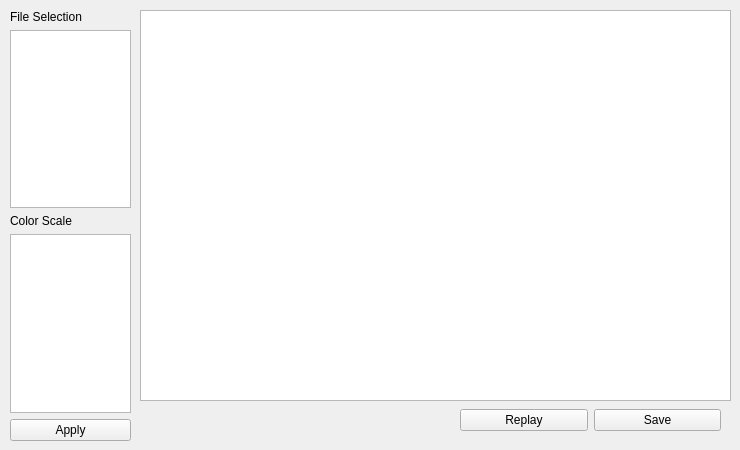
               <widget class="QWidget" name="page_35">
                <widget class="QGraphicsView" name="graphicsView_13">
                 <property name="geometry">
                  <rect>
                   <x>140</x>
                   <y>10</y>
                   <width>591</width>
                   <height>391</height>
                  </rect>
                 </property>
                </widget>
                <widget class="QWidget" name="horizontalLayoutWidget_20">
                 <property name="geometry">
                  <rect>
                   <x>460</x>
                   <y>400</y>
                   <width>261</width>
                   <height>41</height>
                  </rect>
                 </property>
                 <layout class="QHBoxLayout" name="horizontalLayout_25">
                  <item>
                   <widget class="QPushButton" name="pushButton_43">
                    <property name="text">
                     <string>Replay</string>
                    </property>
                   </widget>
                  </item>
                  <item>
                   <widget class="QPushButton" name="pushButton_44">
                    <property name="text">
                     <string>Save</string>
                    </property>
                   </widget>
                  </item>
                 </layout>
                </widget>
                <widget class="QWidget" name="verticalLayoutWidget_16">
                 <property name="geometry">
                  <rect>
                   <x>10</x>
                   <y>10</y>
                   <width>121</width>
                   <height>431</height>
                  </rect>
                 </property>
                 <layout class="QVBoxLayout" name="verticalLayout_18">
                  <item>
                   <widget class="QLabel" name="label_19">
                    <property name="text">
                     <string>File Selection</string>
                    </property>
                   </widget>
                  </item>
                  <item>
                   <widget class="QListWidget" name="listWidget_23"/>
                  </item>
                  <item>
                   <widget class="QLabel" name="label_20">
                    <property name="text">
                     <string>Color Scale</string>
                    </property>
                   </widget>
                  </item>
                  <item>
                   <widget class="QListWidget" name="listWidget_24"/>
                  </item>
                  <item>
                   <widget class="QPushButton" name="pushButton_45">
                    <property name="text">
                     <string>Apply</string>
                    </property>
                   </widget>
                  </item>
                 </layout>
                </widget>
               </widget>
